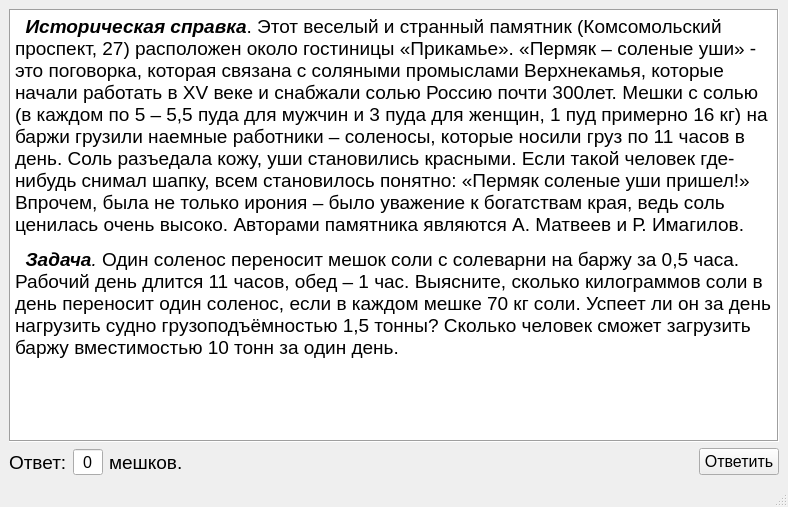
<?xml version="1.0" encoding="UTF-8"?>
<ui version="4.0">
 <class>MainWindow</class>
 <widget class="QMainWindow" name="MainWindow">
  <property name="geometry">
   <rect>
    <x>0</x>
    <y>0</y>
    <width>788</width>
    <height>507</height>
   </rect>
  </property>
  <property name="windowTitle">
   <string>Пермяк солёные уши</string>
  </property>
  <widget class="QWidget" name="centralwidget">
   <layout class="QVBoxLayout" name="verticalLayout">
    <item>
     <widget class="QTextBrowser" name="textBrowser">
      <property name="frameShape">
       <enum>QFrame::Box</enum>
      </property>
      <property name="html">
       <string>&lt;!DOCTYPE HTML PUBLIC &quot;-//W3C//DTD HTML 4.0//EN&quot; &quot;http://www.w3.org/TR/REC-html40/strict.dtd&quot;&gt;
&lt;html&gt;&lt;head&gt;&lt;meta name=&quot;qrichtext&quot; content=&quot;1&quot; /&gt;&lt;style type=&quot;text/css&quot;&gt;
p, li { white-space: pre-wrap; }
&lt;/style&gt;&lt;/head&gt;&lt;body style=&quot; font-family:'MS Shell Dlg 2'; font-size:8.25pt; font-weight:400; font-style:normal;&quot;&gt;
&lt;p style=&quot; margin-top:12px; margin-bottom:12px; margin-left:0px; margin-right:0px; -qt-block-indent:0; text-indent:0px;&quot;&gt;&lt;span style=&quot; font-family:'Times New Roman','serif'; font-size:14pt; font-weight:600; font-style:italic;&quot;&gt;  Историческая справка&lt;/span&gt;&lt;span style=&quot; font-family:'Times New Roman','serif'; font-size:14pt;&quot;&gt;. Этот веселый и странный памятник (Комсомольский проспект, 27) расположен около гостиницы «Прикамье». «Пермяк – соленые уши» - это поговорка, которая связана с соляными промыслами Верхнекамья, которые начали работать в XV веке и снабжали солью Россию почти 300лет. Мешки с солью (в каждом по 5 – 5,5 пуда для мужчин и 3 пуда для женщин, 1 пуд примерно 16 кг) на баржи грузили наемные работники – соленосы, которые носили груз по 11 часов в день. Соль разъедала кожу, уши становились красными. Если такой человек где-нибудь снимал шапку, всем становилось понятно: «Пермяк соленые уши пришел!» Впрочем, была не только ирония – было уважение к богатствам края, ведь соль ценилась очень высоко. Авторами памятника являются А. Матвеев и Р. Имагилов.&lt;/span&gt;&lt;span style=&quot; font-size:8pt;&quot;&gt; &lt;/span&gt;&lt;/p&gt;
&lt;p style=&quot; margin-top:12px; margin-bottom:12px; margin-left:0px; margin-right:0px; -qt-block-indent:0; text-indent:0px;&quot;&gt;&lt;span style=&quot; font-family:'Times New Roman','serif'; font-size:14pt; font-weight:600; font-style:italic;&quot;&gt;  Задача&lt;/span&gt;&lt;span style=&quot; font-family:'Times New Roman','serif'; font-size:14pt; font-style:italic;&quot;&gt;.&lt;/span&gt;&lt;span style=&quot; font-family:'Times New Roman','serif'; font-size:14pt;&quot;&gt; Один соленос переносит мешок соли с солеварни на баржу за 0,5 часа. Рабочий день длится 11 часов, обед – 1 час. Выясните, сколько килограммов соли в день переносит один соленос, если в каждом мешке 70 кг соли. Успеет ли он за день нагрузить судно грузоподъёмностью 1,5 тонны? Сколько человек сможет загрузить баржу вместимостью 10 тонн за один день.&lt;/span&gt;&lt;span style=&quot; font-size:8pt;&quot;&gt; &lt;/span&gt;&lt;/p&gt;&lt;/body&gt;&lt;/html&gt;</string>
      </property>
     </widget>
    </item>
    <item>
     <layout class="QHBoxLayout" name="horizontalLayout">
      <item>
       <widget class="QLabel" name="label">
        <property name="font">
         <font>
          <pointsize>14</pointsize>
          <weight>50</weight>
          <bold>false</bold>
         </font>
        </property>
        <property name="text">
         <string>Ответ:</string>
        </property>
       </widget>
      </item>
      <item>
       <widget class="QSpinBox" name="spinBox">
        <property name="font">
         <font>
          <pointsize>12</pointsize>
         </font>
        </property>
        <property name="frame">
         <bool>true</bool>
        </property>
        <property name="alignment">
         <set>Qt::AlignCenter</set>
        </property>
        <property name="buttonSymbols">
         <enum>QAbstractSpinBox::NoButtons</enum>
        </property>
       </widget>
      </item>
      <item>
       <widget class="QLabel" name="label_2">
        <property name="font">
         <font>
          <pointsize>14</pointsize>
         </font>
        </property>
        <property name="text">
         <string>мешков.</string>
        </property>
        <property name="alignment">
         <set>Qt::AlignLeading|Qt::AlignLeft|Qt::AlignVCenter</set>
        </property>
       </widget>
      </item>
      <item>
       <spacer name="horizontalSpacer">
        <property name="orientation">
         <enum>Qt::Horizontal</enum>
        </property>
        <property name="sizeHint" stdset="0">
         <size>
          <width>40</width>
          <height>20</height>
         </size>
        </property>
       </spacer>
      </item>
      <item>
       <widget class="QPushButton" name="pushButton">
        <property name="font">
         <font>
          <pointsize>12</pointsize>
         </font>
        </property>
        <property name="text">
         <string>Ответить</string>
        </property>
       </widget>
      </item>
     </layout>
    </item>
   </layout>
  </widget>
  <widget class="QMenuBar" name="menubar">
   <property name="geometry">
    <rect>
     <x>0</x>
     <y>0</y>
     <width>788</width>
     <height>21</height>
    </rect>
   </property>
  </widget>
  <widget class="QStatusBar" name="statusbar"/>
 </widget>
 <resources/>
 <connections/>
</ui>
